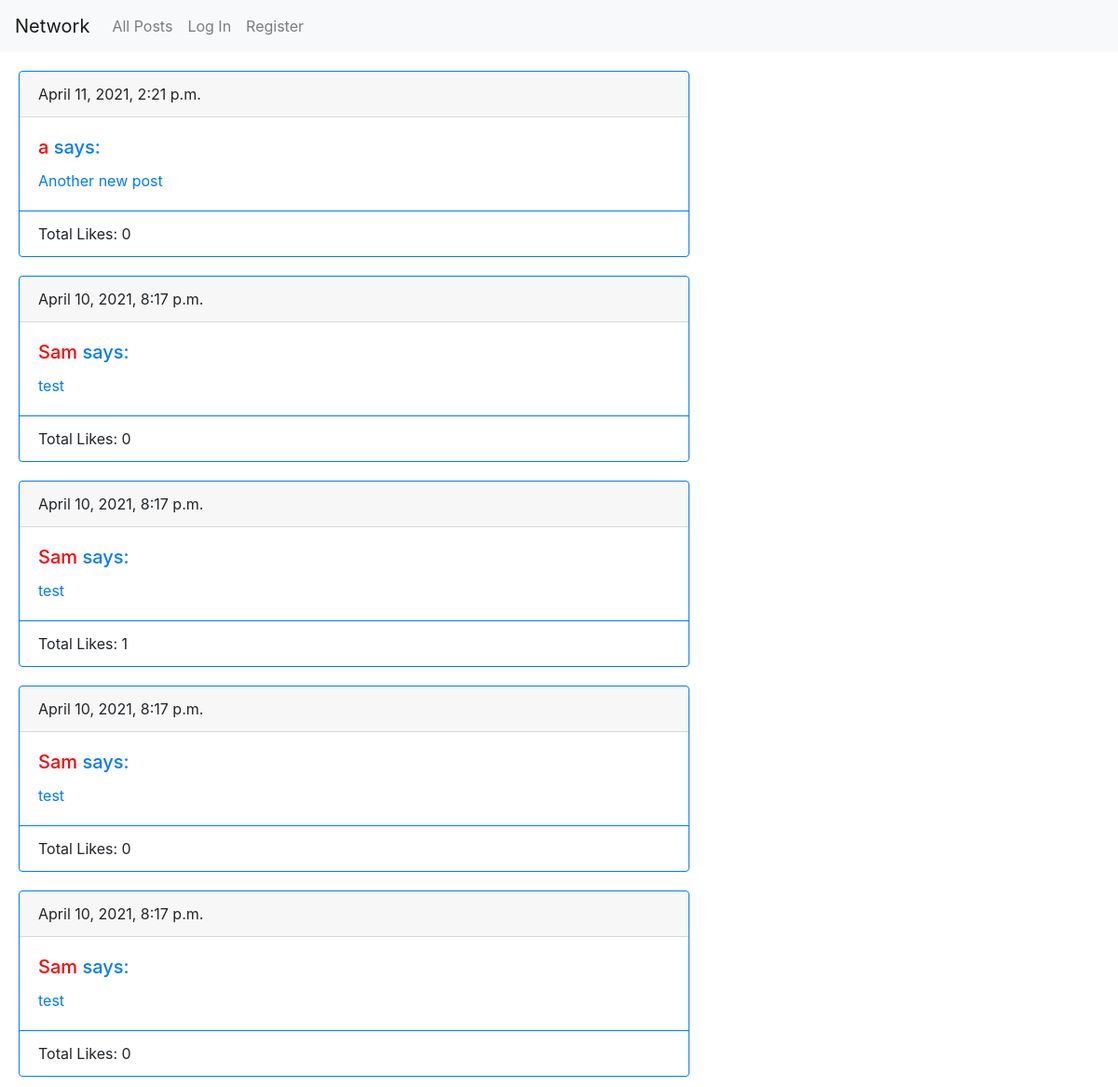
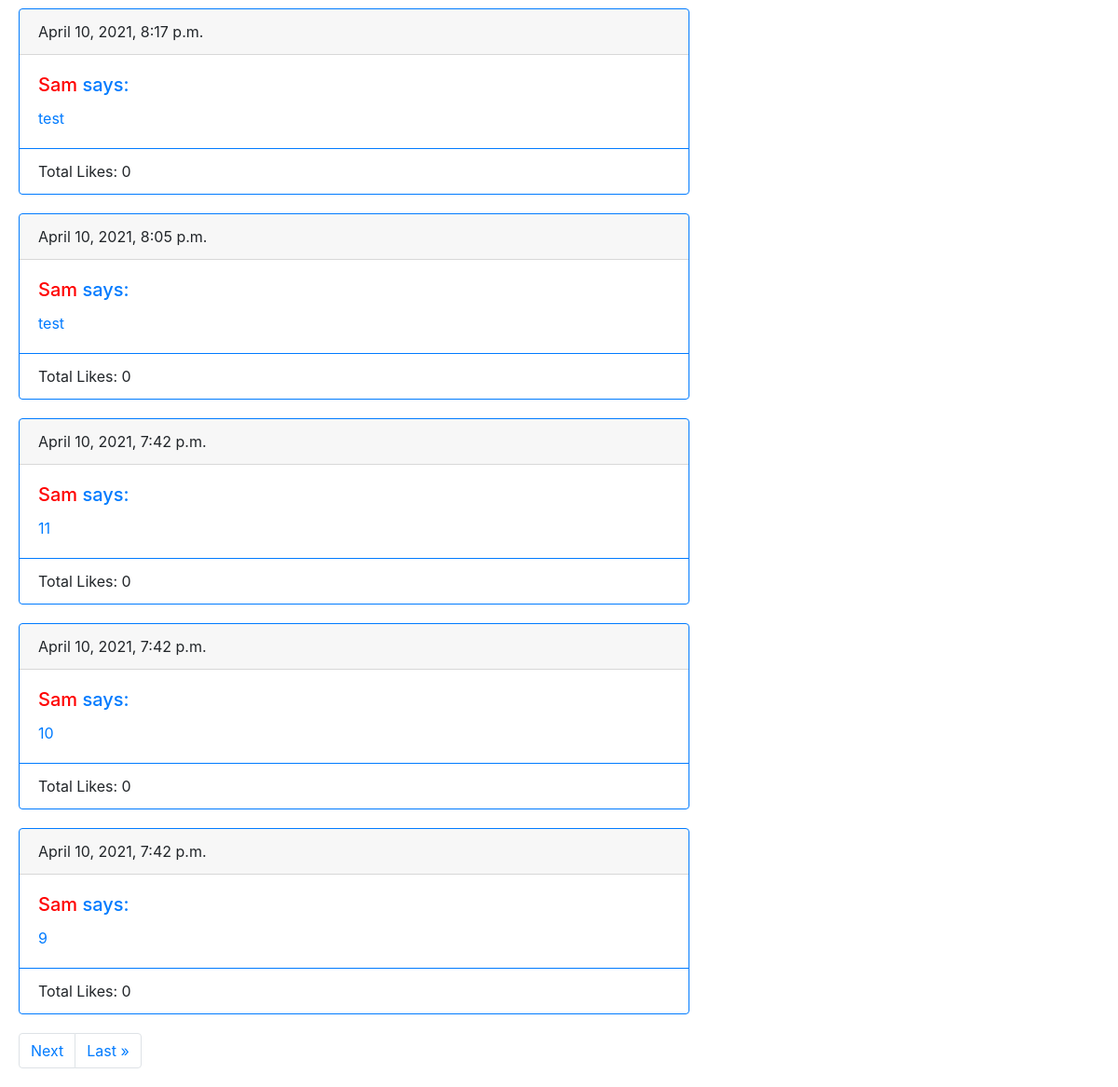
The app's page /, older data (2 pictures, top to bottom).
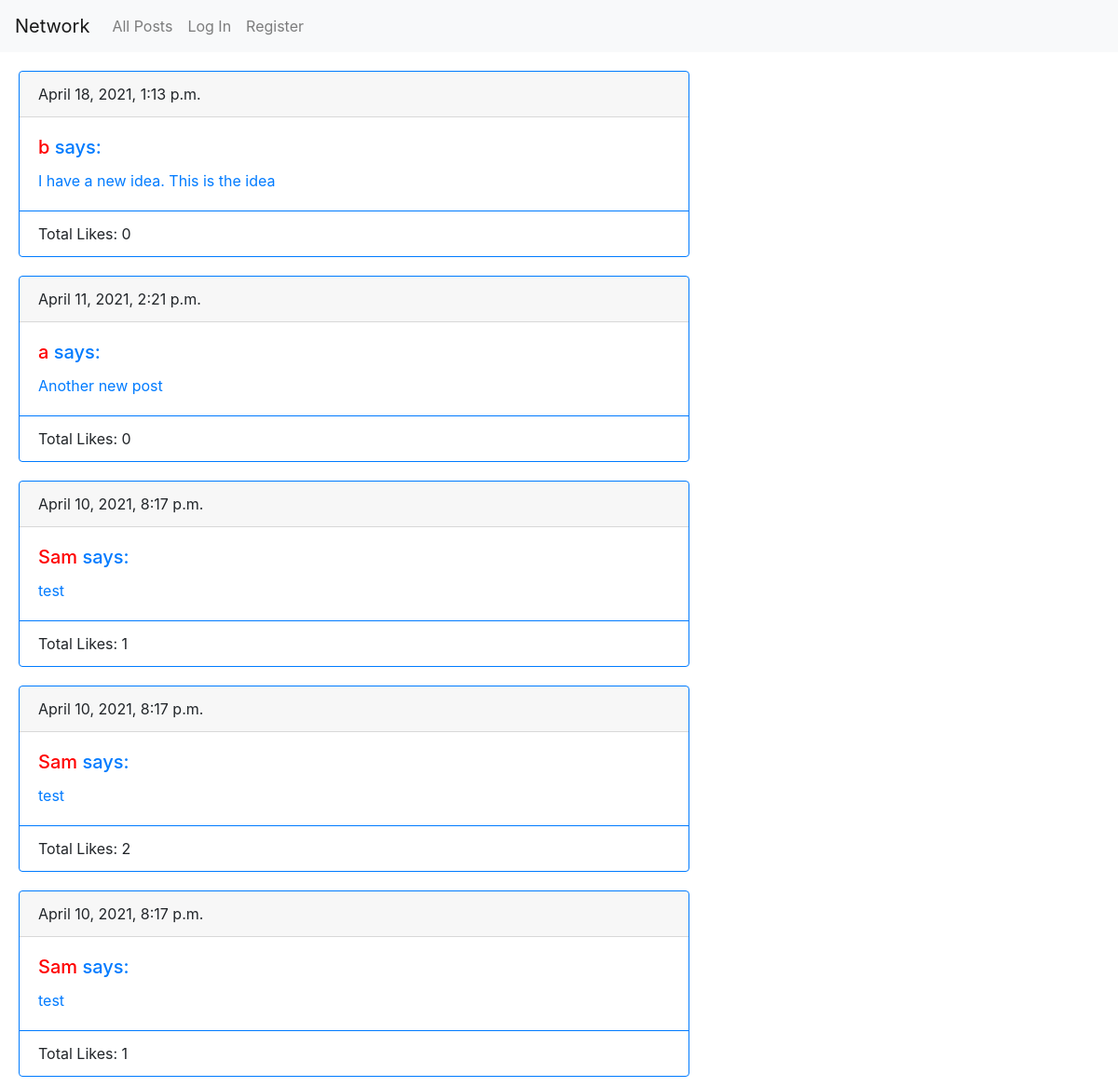
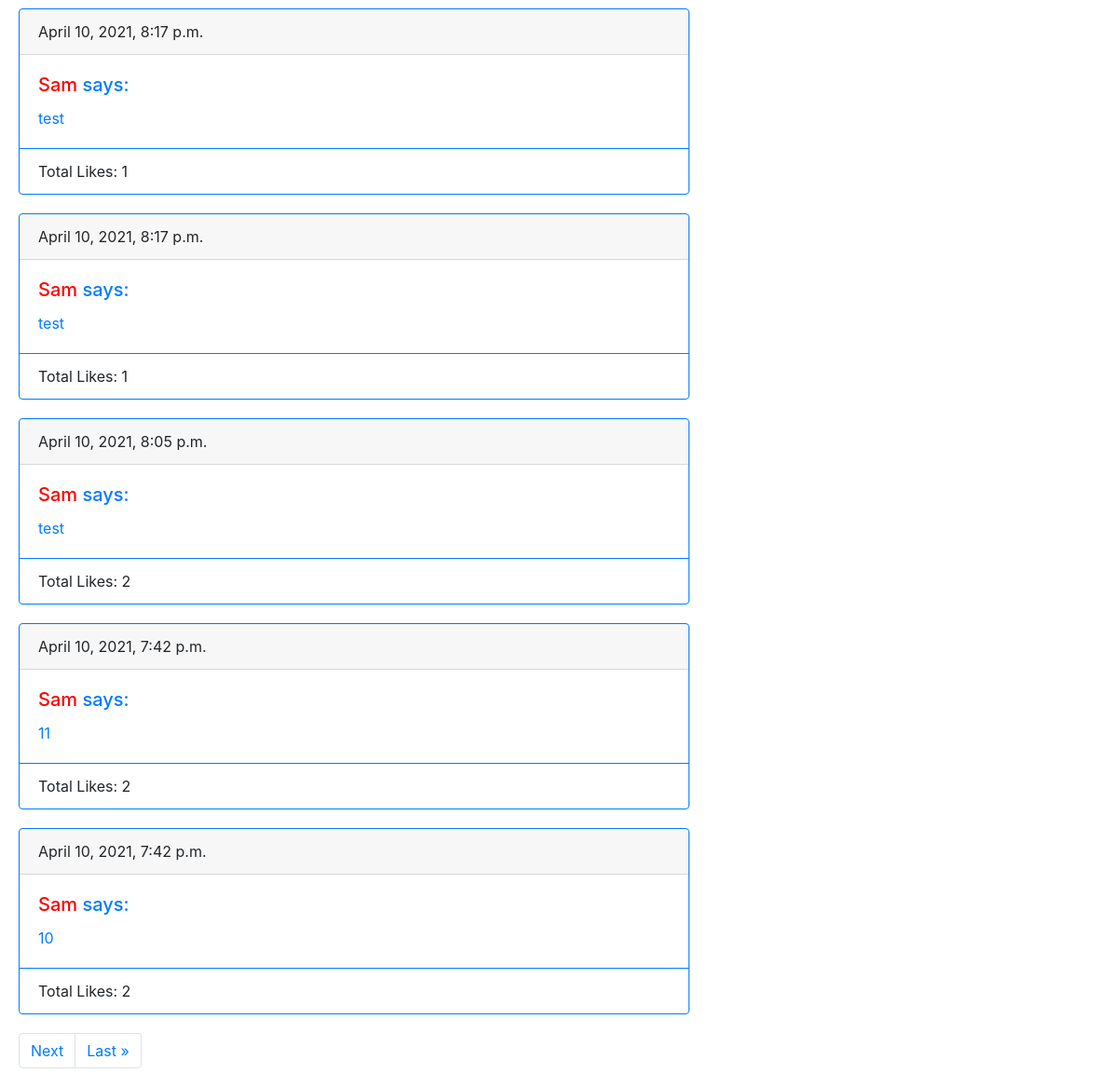
The same page, newer data (2 pictures, top to bottom).
### network/models.py (models this page shows, shortened)
class Post(models.Model):
    author = models.ForeignKey(
        User,
        null=True,
        on_delete=models.CASCADE,
        related_name="author"
    )
    timestamp = models.DateTimeField(
        auto_now_add=True
    )
    content = models.CharField(
        max_length=1000,
        blank=False
    )
    likes = models.IntegerField(
        default=0,
        validators=[MinValueValidator(0)]
    )
    liked_by = models.ManyToManyField(
        User,
        blank=True,
        related_name="liked_by",
    )

class User(AbstractUser):
    following = models.ManyToManyField(
        'self',
        blank=True,
        symmetrical=False
    )

### network/views.py (the view)
# urls.py: path("", views.index, name="index"),
def index(request):
    posts = Post.objects.all().order_by('-timestamp')
    paginator = Paginator(posts, 10)
    page_number = request.GET.get('page')
    page_object = paginator.get_page(page_number)
    return render(request, "network/index.html", {"posts": page_object})

### network/templates/network/index.html (shortened to what this page needs)
{% extends "network/layout.html" %}
{% block body %}
    {% include "network/post_layout.html" %}
{% endblock %}

### network/templates/network/post_layout.html (shortened to what this page needs)
    {% if not posts %}
        <div class="posts">
            No posts found :(
        </div>
    {% else %}
        {% for post in posts %}
            <div class="posts card border-primary" style="max-width: 45rem;">
                <div class="card-header">{{ post.timestamp }}</div>
                <div class="card-body text-primary">
                    <h5 class="card-title">
                        <a class="user-link" href="{% url 'profile' post.author.username %}">{{ post.author.username }} </a> says:
                    </h5>
                    <p class="card-text" id="post-{{ post.id }}" data-post-id={{ post.id }}> {{ post.content }} </p>
                </div>
                <div class="card-footer bg-transparent border-primary">
                    <span id="total-{{post.id}}" class="like"> Total Likes: {{ post.likes }} </span>
                </div>
            </div>
        {% endfor %}
        <nav aria-label="post navigation" class="posts">
            <ul class="pagination">
            {% if posts.has_next %}
                <li class="page-item"><a class="page-link" href="?page={{ posts.next_page_number }}">Next</a></li>
                <li class="page-item"><a class="page-link" href="?page={{ posts.paginator.num_pages }}">Last &raquo;</a></li>
            {% endif %}
            </ul>
        </nav>
    {% endif %}

Row changes from the older to the newer data that the page shows:
no longer on this page (row edited): Post: timestamp "April 10, 2021, 7:42 p.m.", author.username "Sam", content "9", likes "0"
added Post: timestamp "April 18, 2021, 1:13 p.m.", author.username "b", content "I have a new idea. This is the idea", likes "0"
changed Post (number 3 of 10 on the later page): likes "0" → "1"
changed Post (number 4 of 10 on the later page): likes "1" → "2"
changed Post (number 5 of 10 on the later page): likes "0" → "1"
changed Post (number 6 of 10 on the later page): likes "0" → "1"
changed Post (number 7 of 10 on the later page): likes "0" → "1"
changed Post "April 10, 2021, 8:05 p.m.": likes "0" → "2"
changed Post (number 9 of 10 on the later page): likes "0" → "2"
changed Post (number 10 of 10 on the later page): likes "0" → "2"
